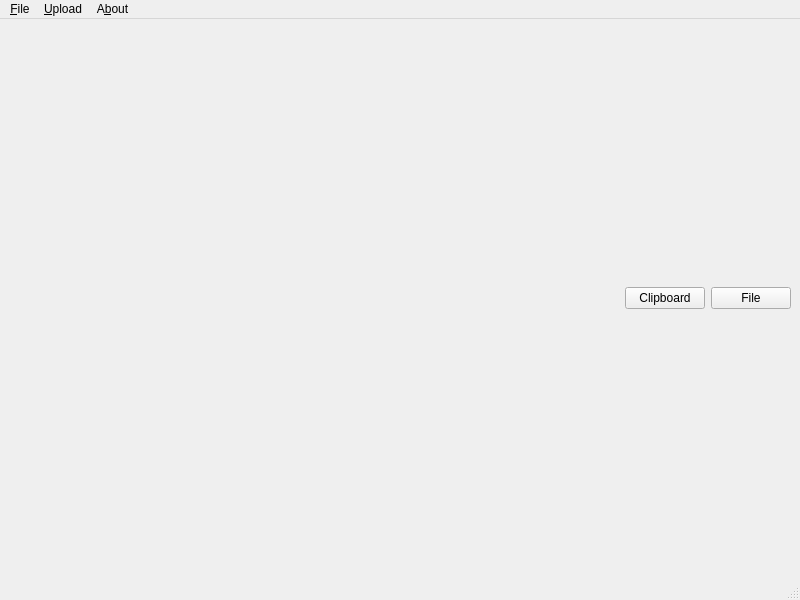
<?xml version="1.0" encoding="UTF-8"?>
<ui version="4.0">
 <class>ui_main</class>
 <widget class="QMainWindow" name="ui_main">
  <property name="geometry">
   <rect>
    <x>0</x>
    <y>0</y>
    <width>800</width>
    <height>600</height>
   </rect>
  </property>
  <property name="acceptDrops">
   <bool>true</bool>
  </property>
  <property name="windowTitle">
   <string>MainWindow</string>
  </property>
  <widget class="QWidget" name="centralwidget">
   <layout class="QVBoxLayout" name="verticalLayout">
    <item>
     <layout class="QVBoxLayout" name="layoutList"/>
    </item>
    <item>
     <layout class="QHBoxLayout" name="horizontalLayout">
      <item>
       <spacer name="horizontalSpacer">
        <property name="orientation">
         <enum>Qt::Horizontal</enum>
        </property>
        <property name="sizeHint" stdset="0">
         <size>
          <width>40</width>
          <height>20</height>
         </size>
        </property>
       </spacer>
      </item>
      <item>
       <widget class="QPushButton" name="btnClipUpload">
        <property name="text">
         <string>Clipboard</string>
        </property>
        <property name="icon">
         <iconset resource="../res/res.qrc">
          <normaloff>:/icons/up</normaloff>:/icons/up</iconset>
        </property>
        <property name="shortcut">
         <string>Ctrl+V</string>
        </property>
       </widget>
      </item>
      <item>
       <widget class="QPushButton" name="btnNewUpload">
        <property name="text">
         <string>File</string>
        </property>
        <property name="icon">
         <iconset resource="../res/res.qrc">
          <normaloff>:/icons/up</normaloff>:/icons/up</iconset>
        </property>
       </widget>
      </item>
     </layout>
    </item>
   </layout>
  </widget>
  <widget class="QMenuBar" name="menubar">
   <property name="geometry">
    <rect>
     <x>0</x>
     <y>0</y>
     <width>800</width>
     <height>25</height>
    </rect>
   </property>
   <widget class="QMenu" name="menuFile">
    <property name="title">
     <string>&amp;File</string>
    </property>
    <addaction name="actionSettings"/>
    <addaction name="actionHide"/>
    <addaction name="separator"/>
    <addaction name="actionExit"/>
   </widget>
   <widget class="QMenu" name="menuUpload">
    <property name="title">
     <string>&amp;Upload</string>
    </property>
    <addaction name="actionNew_upload"/>
   </widget>
   <widget class="QMenu" name="menuAbout">
    <property name="title">
     <string>A&amp;bout</string>
    </property>
    <addaction name="actionUpdatesMenu"/>
    <addaction name="actionAbout_program"/>
    <addaction name="actionHome_page"/>
    <addaction name="actionAbout_Qt"/>
   </widget>
   <addaction name="menuFile"/>
   <addaction name="menuUpload"/>
   <addaction name="menuAbout"/>
  </widget>
  <widget class="QStatusBar" name="statusbar"/>
  <action name="actionHide">
   <property name="icon">
    <iconset resource="../res/res.qrc">
     <normaloff>:/icons/arrow-315</normaloff>:/icons/arrow-315</iconset>
   </property>
   <property name="text">
    <string>&amp;Hide</string>
   </property>
  </action>
  <action name="actionExit">
   <property name="icon">
    <iconset resource="../res/res.qrc">
     <normaloff>:/icons/cross-button</normaloff>:/icons/cross-button</iconset>
   </property>
   <property name="text">
    <string>&amp;Exit</string>
   </property>
  </action>
  <action name="actionNew_upload">
   <property name="icon">
    <iconset resource="../res/res.qrc">
     <normaloff>:/icons/up</normaloff>:/icons/up</iconset>
   </property>
   <property name="text">
    <string>&amp;New upload...</string>
   </property>
  </action>
  <action name="actionSettings">
   <property name="icon">
    <iconset resource="../res/res.qrc">
     <normaloff>:/icons/hammer-screwdriver</normaloff>:/icons/hammer-screwdriver</iconset>
   </property>
   <property name="text">
    <string>&amp;Settings...</string>
   </property>
  </action>
  <action name="actionUpdatesMenu">
   <property name="text">
    <string notr="true">&amp;updatesMenu</string>
   </property>
  </action>
  <action name="actionAbout_program">
   <property name="text">
    <string>&amp;About program...</string>
   </property>
  </action>
  <action name="actionHome_page">
   <property name="text">
    <string>&amp;Home page</string>
   </property>
  </action>
  <action name="actionAbout_Qt">
   <property name="text">
    <string>About &amp;Qt...</string>
   </property>
  </action>
 </widget>
 <resources>
  <include location="../res/res.qrc"/>
 </resources>
 <connections/>
</ui>
